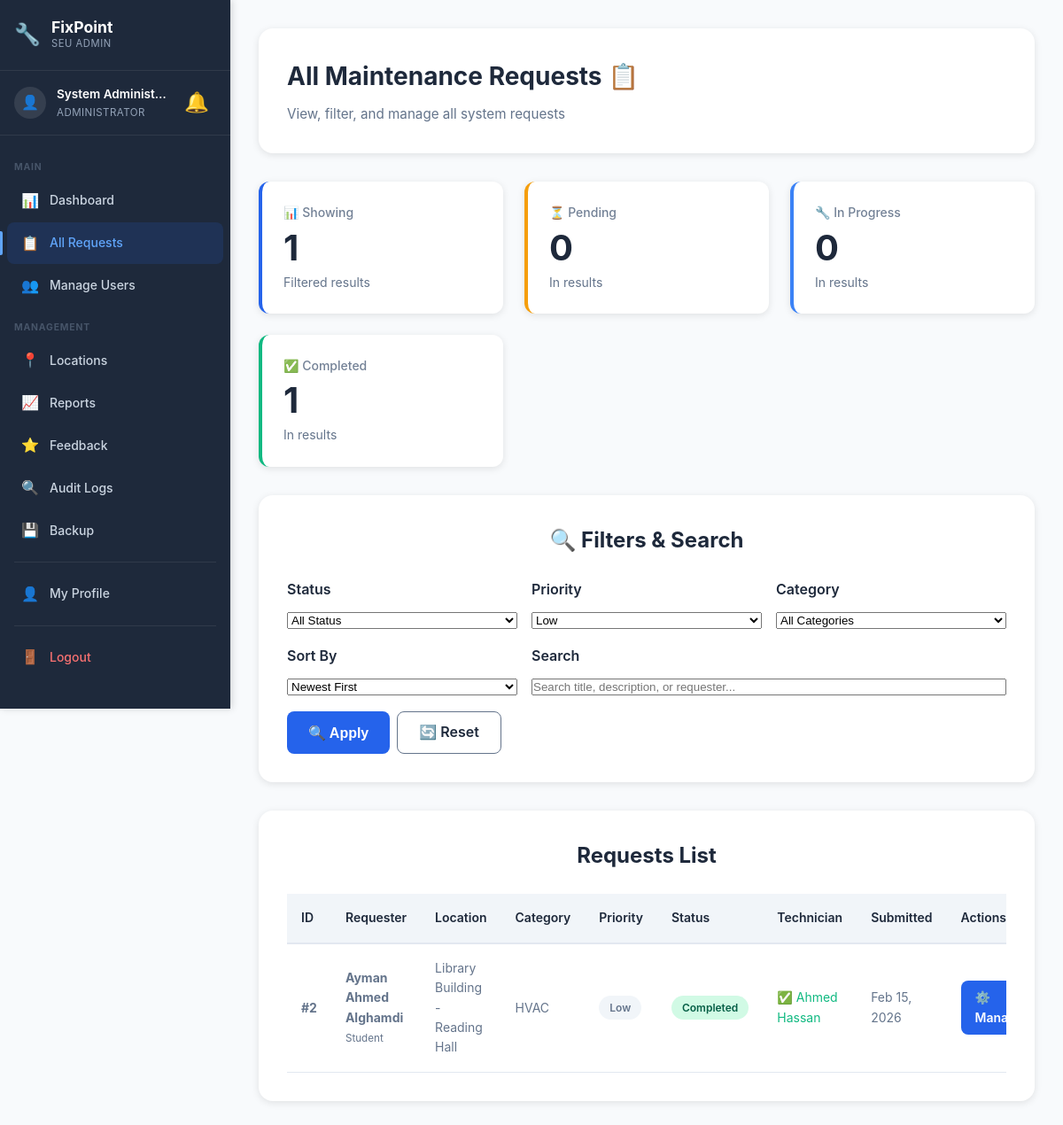
The page /admin/all-requests.php?priority=Low (signed in) on the database as committed earlier.
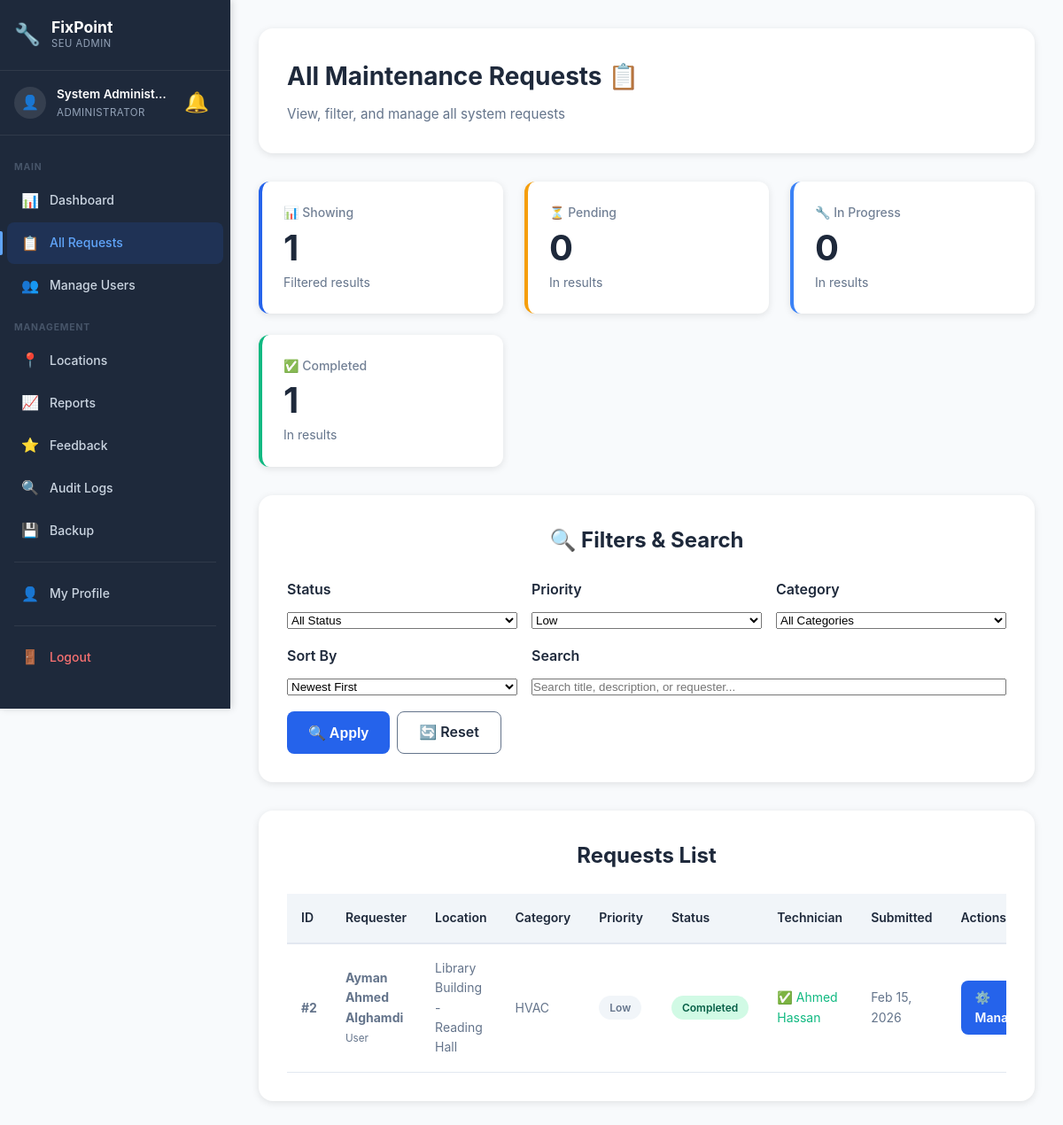
The same page on the database as committed later.
### tables this page shows
CREATE TABLE `user` (
  `UserID` int(11) NOT NULL,
  `RoleID` int(11) NOT NULL,
  `Name` varchar(100) NOT NULL,
  `Email` varchar(100) NOT NULL,
  `Password` varchar(255) NOT NULL,
  `Phone` varchar(20) DEFAULT NULL,
  `MaxRequestsPerWeek` int(11) DEFAULT 2,
  `CreatedAt` timestamp NOT NULL DEFAULT current_timestamp(),
  `LastResetAt` datetime DEFAULT NULL
);

CREATE TABLE `role` (
  `RoleID` int(11) NOT NULL,
  `RoleName` varchar(50) NOT NULL
);

CREATE TABLE `maintenancerequest` (
  `RequestID` int(11) NOT NULL,
  `UserID` int(11) NOT NULL,
  `LocationID` int(11) NOT NULL,
  `CategoryID` int(11) NOT NULL,
  `PriorityID` int(11) NOT NULL,
  `StatusID` int(11) NOT NULL DEFAULT 1,
  `Title` varchar(200) NOT NULL,
  `Description` text NOT NULL,
  `SubmittedAt` timestamp NOT NULL DEFAULT current_timestamp(),
  `UpdatedAt` timestamp NOT NULL DEFAULT current_timestamp() ON UPDATE current_timestamp(),
  `CompletedAt` timestamp NULL DEFAULT NULL
);

CREATE TABLE `location` (
  `LocationID` int(11) NOT NULL,
  `BuildingName` varchar(100) NOT NULL,
  `FloorNumber` varchar(20) DEFAULT NULL,
  `RoomNumber` varchar(50) DEFAULT NULL,
  `Description` text DEFAULT NULL
);

CREATE TABLE `category` (
  `CategoryID` int(11) NOT NULL,
  `CategoryName` varchar(100) NOT NULL,
  `Description` text DEFAULT NULL
);

CREATE TABLE `priority` (
  `PriorityID` int(11) NOT NULL,
  `PriorityLevel` varchar(50) NOT NULL,
  `Description` text DEFAULT NULL
);

CREATE TABLE `status` (
  `StatusID` int(11) NOT NULL,
  `StatusName` varchar(50) NOT NULL,
  `Description` text DEFAULT NULL
);

### config/helpers.php (called while the page is built, shortened)
<?php
function formatDate($date, $format = 'M d, Y H:i') {
    return date($format, strtotime($date));
}
function e($string) {
    return htmlspecialchars($string, ENT_QUOTES, 'UTF-8');
}
function getStatusBadgeClass($status_name) {
    $classes = [
        'Pending'     => 'status-pending',
        'Reviewed'    => 'status-reviewed',
        'Assigned'    => 'status-assigned',
        'In Progress' => 'status-in-progress',
        'Completed'   => 'status-completed',
        'Cancelled'   => 'status-cancelled'
    ];
    return $classes[$status_name] ?? 'status-default';
}
function getPriorityBadgeClass($priority_level) {
    $classes = [
        'Low'      => 'priority-low',
        'Medium'   => 'priority-medium',
        'High'     => 'priority-high',
        'Critical' => 'priority-critical'
    ];
    return $classes[$priority_level] ?? 'priority-default';
}
?>

### admin/all-requests.php (the view, shortened to what the changed rows need)
<?php
require_once __DIR__ . '/../config/database.php';
require_once __DIR__ . '/../config/helpers.php';
$priority_filter = isset($_GET['priority']) ? $_GET['priority']       : 'all';
$sort_by         = isset($_GET['sort'])     ? $_GET['sort']           : 'newest';
$sql = "SELECT
            mr.RequestID,
            mr.Title,
            mr.Description,
            mr.SubmittedAt,
            mr.UpdatedAt,
            mr.CompletedAt,
            u.Name as RequesterName,
            u.Email as RequesterEmail,
            r.RoleName as RequesterRole,
            l.BuildingName,
            l.FloorNumber,
            l.RoomNumber,
            c.CategoryName,
            p.PriorityLevel,
            p.PriorityID,
            s.StatusName,
            s.StatusID,
            (SELECT Name FROM user WHERE UserID = (SELECT TechnicianID FROM assignment WHERE RequestID = mr.RequestID ORDER BY AssignedAt DESC LIMIT 1)) as TechnicianName
        FROM maintenancerequest mr
        JOIN user u ON mr.UserID = u.UserID
        JOIN role r ON u.RoleID = r.RoleID
        JOIN location l ON mr.LocationID = l.LocationID
        JOIN category c ON mr.CategoryID = c.CategoryID
        JOIN priority p ON mr.PriorityID = p.PriorityID
        JOIN status s ON mr.StatusID = s.StatusID
        WHERE 1=1";
if ($priority_filter != 'all') {
    $sql .= " AND p.PriorityLevel = '" . $conn->real_escape_string($priority_filter) . "'";
}
switch ($sort_by) {
    default:         $sql .= " ORDER BY mr.SubmittedAt DESC"; break;
}
$result   = $conn->query($sql);
$requests = $result->fetch_all(MYSQLI_ASSOC);
?>
<!DOCTYPE html>
<html lang="en">
<head>
    <link rel="stylesheet" href="../assets/css/style.css">
    <link rel="stylesheet" href="../assets/css/dashboard.css">
    <link rel="stylesheet" href="../assets/css/sidebar.css">
</head>
<body class="has-sidebar">
    <div class="main-content">
    <div class="dashboard">
        <div class="dashboard-container">
            <div class="dashboard-header">
                <h1 class="welcome-text">All Maintenance Requests 📋</h1>
            </div>
            <div class="requests-section" style="margin-bottom: 2rem;">
                <h2 class="section-title">🔍 Filters & Search</h2>
            </div>
            <div class="requests-section">
                <h2 class="section-title">Requests List</h2>
                <?php if (count($requests) > 0): ?>
                    <div class="admin-mobile-hide" style="overflow-x:auto;">
                        <table class="requests-table">
                            <thead>
                                <tr>
                                    <th>ID</th>
                                    <th>Requester</th>
                                    <th>Location</th>
                                    <th>Category</th>
                                    <th>Priority</th>
                                    <th>Status</th>
                                    <th>Technician</th>
                                    <th>Submitted</th>
                                    <th>Actions</th>
                                </tr>
                            </thead>
                            <tbody>
                                <?php foreach ($requests as $req): ?>
                                    <tr style="<?php echo ($req['PriorityID'] >= 3 && $req['StatusID'] < 5) ? 'background:#fef2f2;' : ''; ?>">
                                        <td><strong>#<?php echo $req['RequestID']; ?></strong></td>
                                        <td>
                                            <strong><?php echo e($req['RequesterName']); ?></strong><br>
                                            <small style="color:#64748b;"><?php echo e($req['RequesterRole']); ?></small>
                                        </td>
                                        <td><?php echo e($req['BuildingName'] . ' - ' . $req['RoomNumber']); ?></td>
                                        <td><?php echo e($req['CategoryName']); ?></td>
                                        <td>
                                            <span class="priority-badge <?php echo getPriorityBadgeClass($req['PriorityLevel']); ?>">
                                                <?php echo e($req['PriorityLevel']); ?>
                                            </span>
                                        </td>
                                        <td>
                                            <span class="status-badge <?php echo getStatusBadgeClass($req['StatusName']); ?>">
                                                <?php echo e($req['StatusName']); ?>
                                            </span>
                                        </td>
                                        <td>
                                            <?php if ($req['TechnicianName']): ?>
                                                <span style="color:#10b981;">✅ <?php echo e($req['TechnicianName']); ?></span>
                                            <?php else: ?>
                                                <span style="color:#94a3b8;">⚠️ Unassigned</span>
                                            <?php endif; ?>
                                        </td>
                                        <td><?php echo formatDate($req['SubmittedAt'], 'M d, Y'); ?></td>
                                        <td>
                                            <a href="request-details.php?id=<?php echo $req['RequestID']; ?>"
                                            class="btn btn-primary"
                                            style="padding:0.5rem 1rem;font-size:0.875rem;">
                                                ⚙️ Manage
                                            </a>
                                        </td>
                                    </tr>
                                <?php endforeach; ?>
                            </tbody>
                        </table>
                    </div>
                <?php endif; ?>
            </div>
        </div>
    </div>
    </div>
</body>
</html>

Rows that differ between the two databases and show on the page:
changed user "Ayman Ahmed Alghamdi": RoleID.RoleName "Student" → "User"
